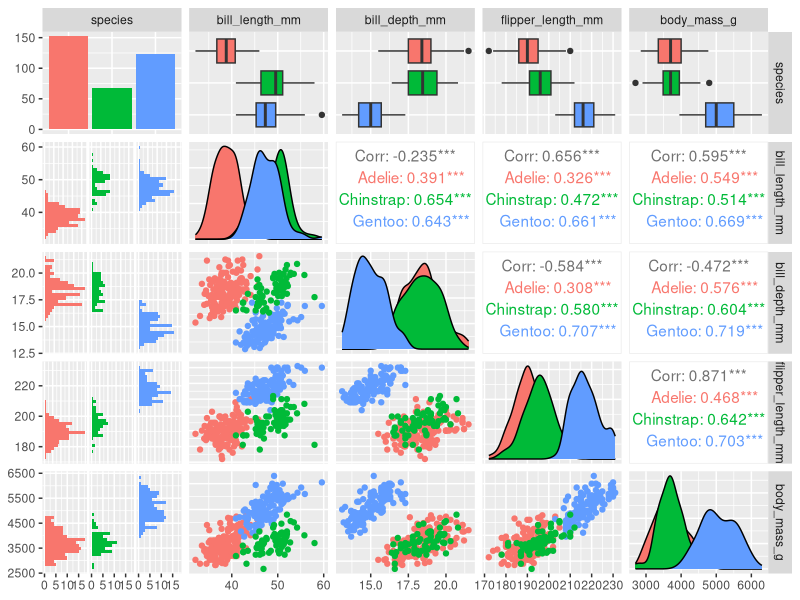
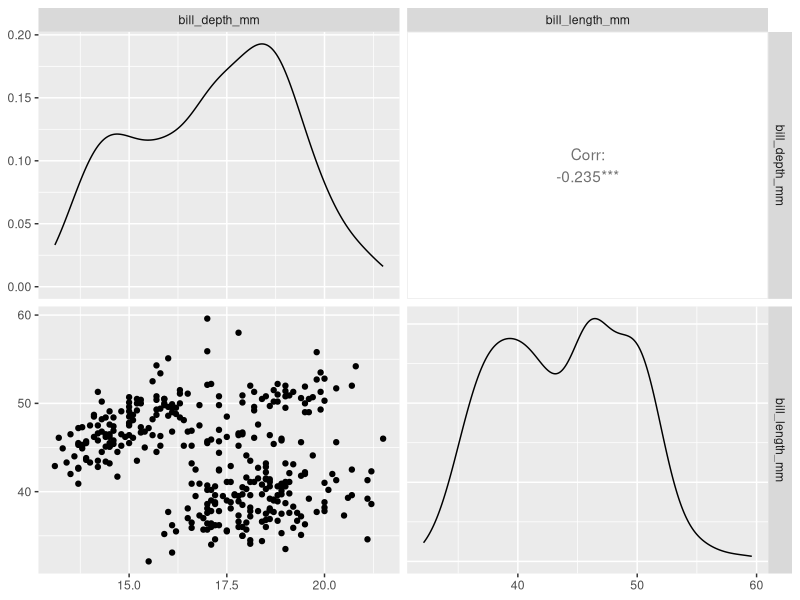
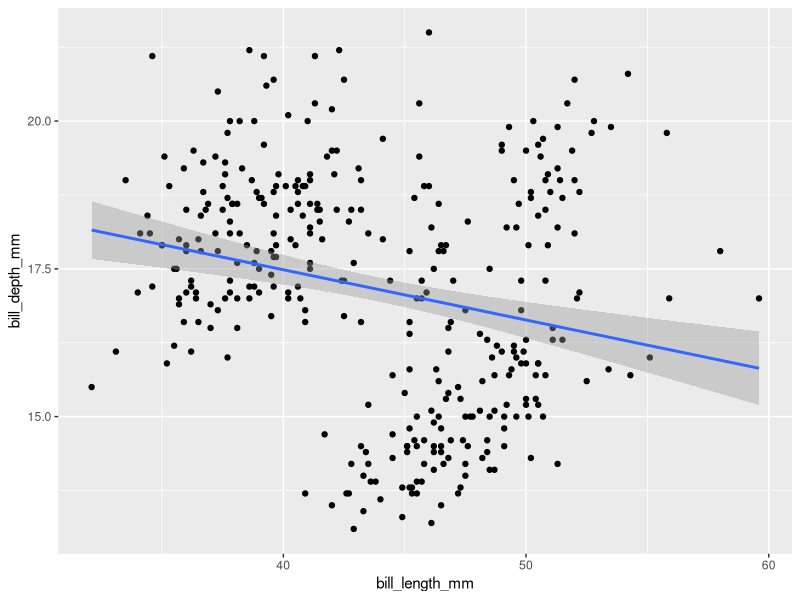
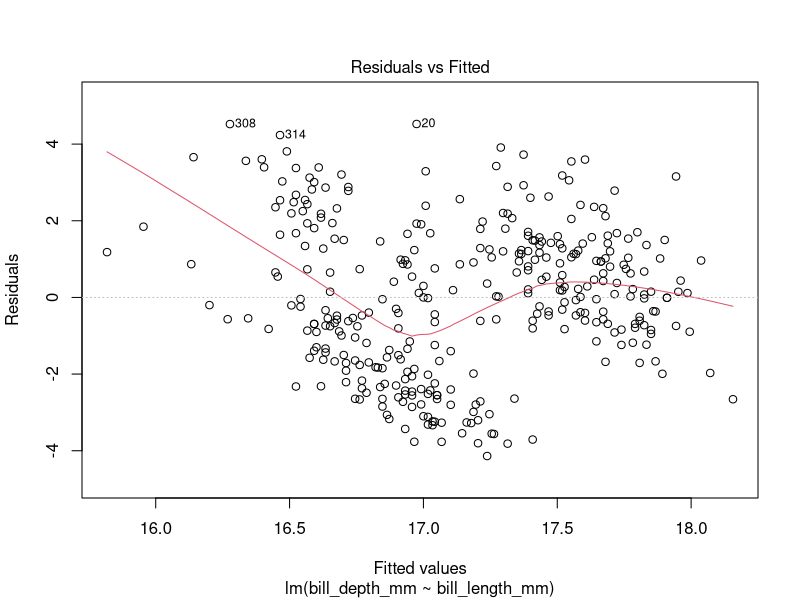
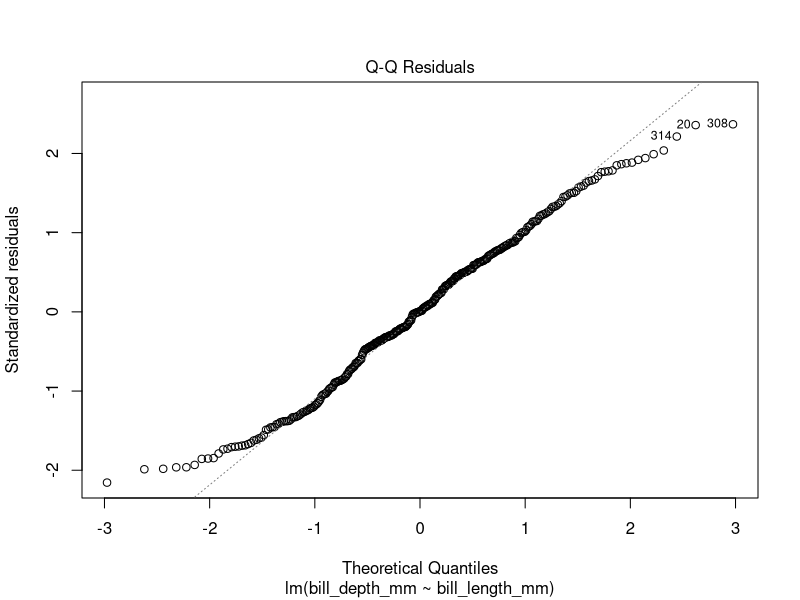
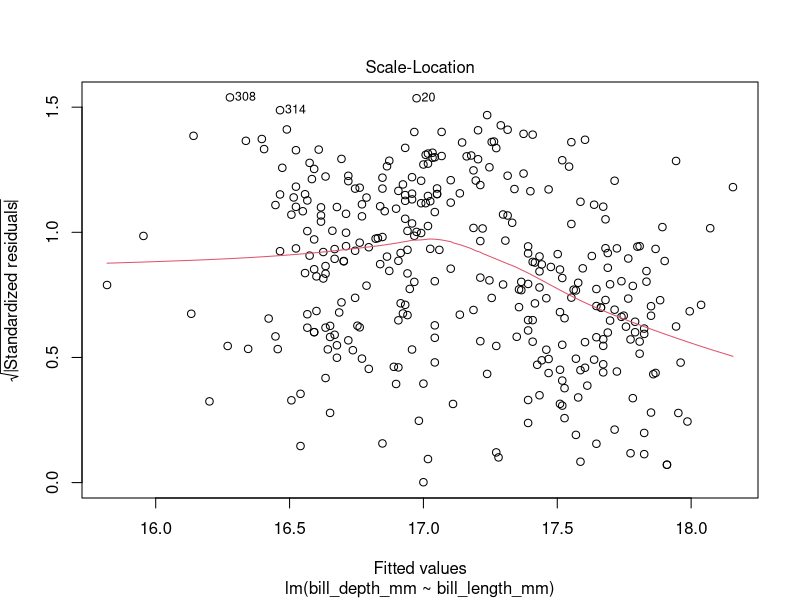
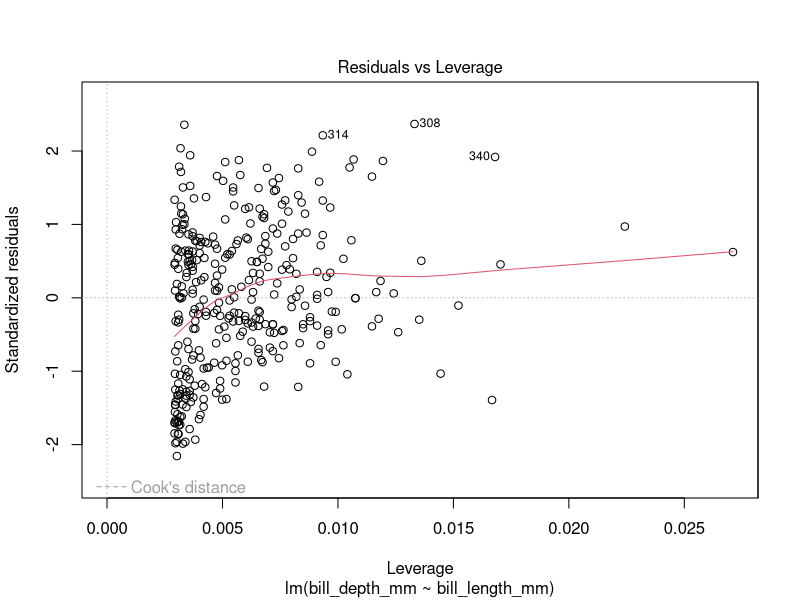
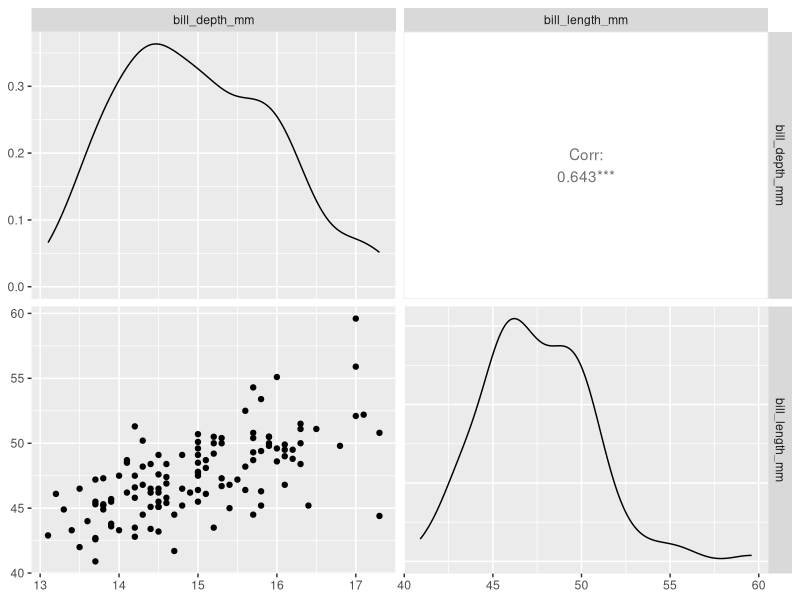

The R source for these figures, in order:
# SEP
# 2023-02-23
# Linear Models

# y = mx + b
# y = b0 + b1 * x1 + b2 * x2
# residual = y- - y

# Linear regression has 5 key assumptions:

# Linear relationship
# Normality of the model residuals
# No or little multicollinearity
# No auto-correlation (samples are independent)
# Homoscedasticity (homogeneity of variance in residuals across the independent variables)

library(tidyverse)
library(palmerpenguins)
library(GGally) # ggPairs()
library(broom)  # tidy() augment() #does NOT load with tidyverse

# depth ~ length 

head(penguins)

penguins %>%
  select(species, bill_length_mm, bill_depth_mm, flipper_length_mm, body_mass_g) %>%
  GGally:: ggpairs(aes(color=species))

penguins %>%
  select(bill_depth_mm, bill_length_mm) %>%
  ggpairs()

# linear model
lm(bill_depth_mm ~ bill_length_mm, data= penguins)
# intercept = 20.8, slope = -0.085
# not a lot of information, save as a variable name instead

lm_1 = lm(bill_depth_mm ~ bill_length_mm, data= penguins)
class(lm_1)
summary(lm_1) # shows much more information
# std error, t values and p-values (very small)
# just because your p-value is below 0.05 does not mean it makes sense, all of our species are lumped together 
# a hint is in our R squared values 5% 
# r squared adjusted accounts for complexity 5%

ggplot(data = penguins, aes(x=bill_length_mm, y=bill_depth_mm)) + 
  geom_point() +
  geom_smooth(method = "lm")

plot(lm_1)
# homoscedasticity good hetero bad
# when the value of y is cmall then the error is higher
# press enter again and we get a Q-Q plot looks pretty good
# press enter again implies that error is less when beaks are bigger
# 4th plot want it to go from wide to narrow

# Residuals vs Fitted Values, to check homogeneity of variance in residuals and linearity of association between predictors and outcome (look for a relatively straight line and random-looking scatterplot). By default, the 3 points with the highest residuals are labeled (i.e. the row number is printed on the figure).
# Normal Q-Q Plot, to check the assumption of normally distributed residuals.
# Root of Standardized residuals vs Fitted values, this is very similar to number 1, where the Y axis of residuals is in a different metric.
# Residuals vs Leverage, to check if the leverage of certain observations are driving abnormal # residual distributions, thus violating assumptions and biasing statistical tests.


gentoo = penguins %>%
  filter(species== "Gentoo")
gentoo %>%
  select(bill_depth_mm, bill_length_mm) %>%
  ggpairs()

lm_2 = lm(bill_depth_mm ~ bill_length_mm, data= gentoo )
summary(lm_2)
# p-value will be heavily influenced by sample size, this sample size is smaller so the p-value is larger
# r square value is now explaining 41% of the variance 
plot(lm_2)
# 1. smoothing line is pretty flat 
# 2. q-q pretty good
# 3. see a flat smoothing line
# 4. leverage plot, far from the zero line is not also high leverage. 

ggplot(data = gentoo, aes(x=bill_length_mm, y=bill_depth_mm)) + 
  geom_point(data = gentoo, aes(x=bill_length_mm, y=bill_depth_mm)) +
  geom_smooth(data = gentoo, aes(x=bill_length_mm, y=bill_depth_mm), method = "lm")


ggplot(data=gentoo, aes(x = bill_length_mm, y = bill_depth_mm)) +
  geom_point() +
  geom_smooth(method = "lm") +
  geom_point(data = penguins %>% filter(species== "Adelie"), 
             aes(x=bill_length_mm, y=bill_depth_mm, color = species))



ggplot(data=penguins) +
  geom_point(aes(x=bill_length_mm, y=bill_depth_mm, color=species)) +
  geom_smooth(aes(x=bill_length_mm, y=bill_depth_mm, color=species), method = "lm") +
  geom_smooth(data=penguins, aes(x=bill_length_mm, y=bill_depth_mm), method = "lm", color="black")
# This is an example of Simpson’s paradox, which occurs when trends that appear when a dataset is separated into groups reverse when the data are aggregated. Basically, when doing statistics, you want to use your brain and your gut to build models that make sense.


# Build a linear model predicting Gentoo bill depth as a function of flipper length. Plot the predictions. Which explanatory variable (bill length vs. flipper length) does a better job of predicting bill depth? What is your evidence?

lm_3 = lm(bill_depth_mm ~ flipper_length_mm, data= gentoo )
summary(lm_3)
# Rsquare value of 0.4992 


plot(lm_3)

ggplot(data = gentoo, aes(x=flipper_length_mm, y=bill_depth_mm)) + 
  geom_point(data = gentoo, aes(x=flipper_length_mm, y=bill_depth_mm)) +
  geom_smooth(data = gentoo, aes(x=flipper_length_mm, y=bill_depth_mm), method= "lm")






























